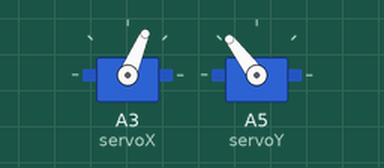
Simulated run of this sketch. Board: Arduino Uno, built with avr-gcc and run on an emulated ATmega328P. On the bench: 2 × servo.

Above: at 0.05 s.
At 1.3 s:
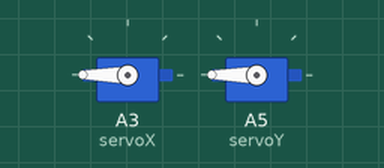
At 2.55 s:
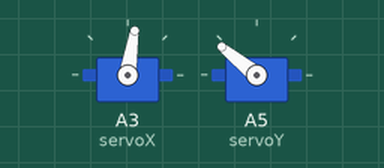
At 5.3 s:
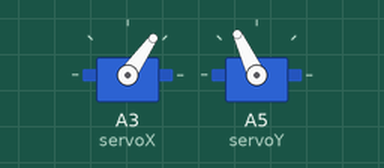
Timing chart, 0 to 6.9 s (numbered marks = the images above):
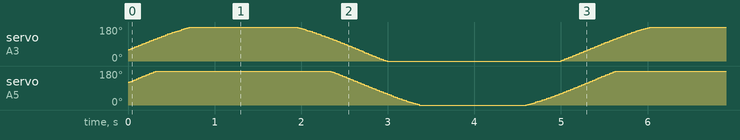

The sketch:

2servos.ino
```cpp
#include <Servo.h>

Servo servoX;
Servo servoY;

float posX=0;
float posY=0;

float mult =40;

void setup() {
  // put your setup code here, to run once:
  Serial.begin(9600);
  servoX.attach(A3);
  servoY.attach(A5);

  servoX.write(70);
  servoY.write(100);


}
void loop(){


servoX.write ((((sin(posX)*4)+1) * mult)+20);
  posX +=0.0005;


servoY.write ((((sin(posY)*4)+1) * mult)+80);
  posY +=0.0005;


/*
servoY.write (((sin(posY)+1) * mult)+80);
  posY +=0.0002;
*/

}
```
